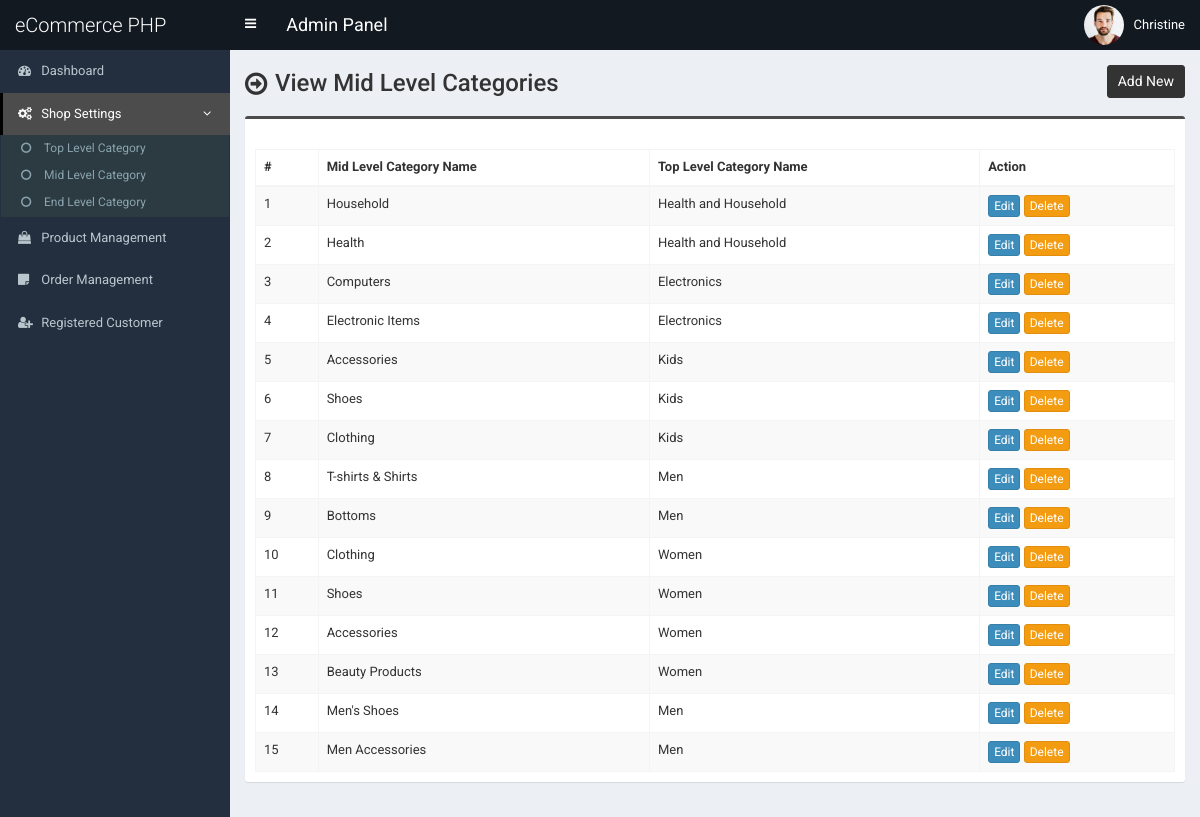
/admin/mid-category.php (signed in), run on an earlier commit of the app's database.
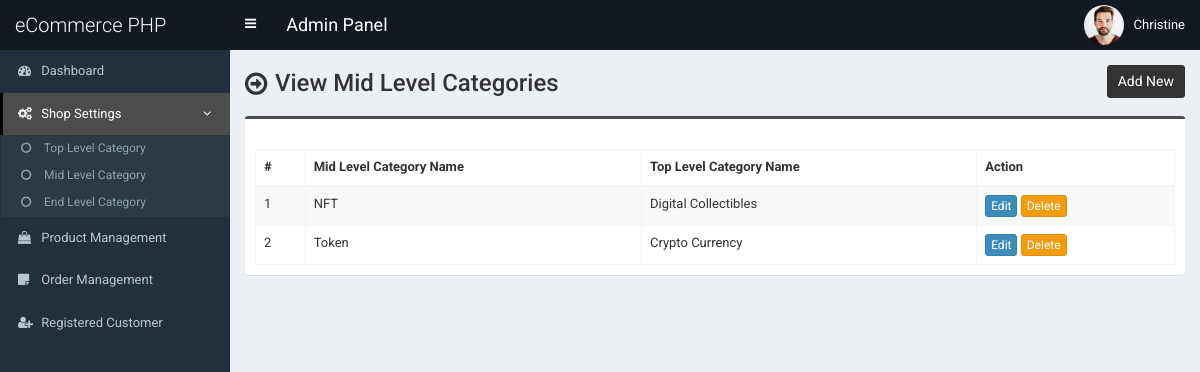
And on a later commit of the database.
### tables this page shows
CREATE TABLE `tbl_mid_category` (
  `mcat_id` int(11) NOT NULL,
  `mcat_name` varchar(255) NOT NULL,
  `tcat_id` int(11) NOT NULL
);

CREATE TABLE `tbl_top_category` (
  `tcat_id` int(11) NOT NULL,
  `tcat_name` varchar(255) NOT NULL,
  `show_on_menu` int(1) NOT NULL
);

### admin/mid-category.php (the view, shortened to what this page needs)
<?php require_once('header.php'); ?>
<section class="content-header">
    <div class="content-header-left">
        <h1>View Mid Level Categories</h1>
    </div>
    <div class="content-header-right">
        <a href="mid-category-add.php" class="btn btn-primary btn-sm">Add New</a>
    </div>
</section>
<section class="content">
    <div class="row">
        <div class="col-md-12">
            <div class="box box-info">
                <div class="box-body table-responsive">
                    <table id="example1" class="table table-bordered table-hover table-striped">
                        <thead>
                            <tr>
                                <th>#</th>
                                <th>Mid Level Category Name</th>
                                <th>Top Level Category Name</th>
                                <th>Action</th>
                            </tr>
                        </thead>
                        <tbody>
                            <?php
                            $i = 0;
                            $statement = $pdo->prepare("SELECT *
                                    FROM tbl_mid_category t1
                                    JOIN tbl_top_category t2
                                    ON t1.tcat_id = t2.tcat_id
                                    ORDER BY t1.mcat_id DESC");
                            $statement->execute();
                            $result = $statement->fetchAll(PDO::FETCH_ASSOC);
                            foreach ($result as $row) {
                                $i++;
                            ?>
                                <tr>
                                    <td><?php echo $i; ?></td>
                                    <td><?php echo $row['mcat_name']; ?></td>
                                    <td><?php echo $row['tcat_name']; ?></td>
                                    <td>
                                        <a href="mid-category-edit.php?id=<?php echo $row['mcat_id']; ?>" class="btn btn-primary btn-xs">Edit</a>
                                        <a href="#" class="btn btn-warning btn-xs" data-href="mid-category-delete.php?id=<?php echo $row['mcat_id']; ?>" data-toggle="modal" data-target="#confirm-delete">Delete</a>
                                    </td>
                                </tr>
                            <?php
                            }
                            ?>
                        </tbody>
                    </table>
                </div>
            </div>
</section>
<?php require_once('footer.php'); ?>

What changed in the data, as far as the page shows it:
removed tbl_mid_category: mcat_name "Computers", tcat.tcat_name "Electronics"
removed tbl_mid_category: mcat_name "Electronic Items", tcat.tcat_name "Electronics"
removed tbl_mid_category: mcat_name "Accessories", tcat.tcat_name "Kids"
removed tbl_mid_category: mcat_name "Shoes", tcat.tcat_name "Kids"
removed tbl_mid_category: mcat_name "Clothing", tcat.tcat_name "Kids"
removed tbl_mid_category: mcat_name "T-shirts & Shirts", tcat.tcat_name "Men"
removed tbl_mid_category: mcat_name "Bottoms", tcat.tcat_name "Men"
removed tbl_mid_category: mcat_name "Clothing", tcat.tcat_name "Women"
removed tbl_mid_category: mcat_name "Shoes", tcat.tcat_name "Women"
removed tbl_mid_category: mcat_name "Accessories", tcat.tcat_name "Women"
removed tbl_mid_category: mcat_name "Beauty Products", tcat.tcat_name "Women"
removed tbl_mid_category: mcat_name "Men's Shoes", tcat.tcat_name "Men"
removed tbl_mid_category: mcat_name "Men Accessories", tcat.tcat_name "Men"
changed tbl_mid_category: mcat_name "Household" → "NFT"; tcat.tcat_name "Health and Household" → "Digital Collectibles"
changed tbl_mid_category: mcat_name "Health" → "Token"; tcat.tcat_name "Health and Household" → "Crypto Currency"
